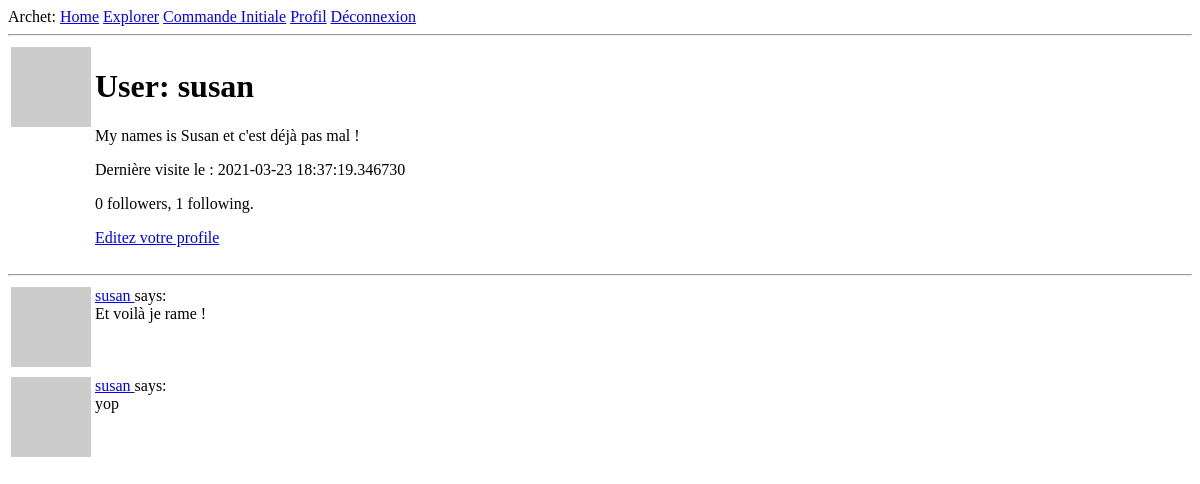
The page /user/susan (signed in) on the database as committed earlier.
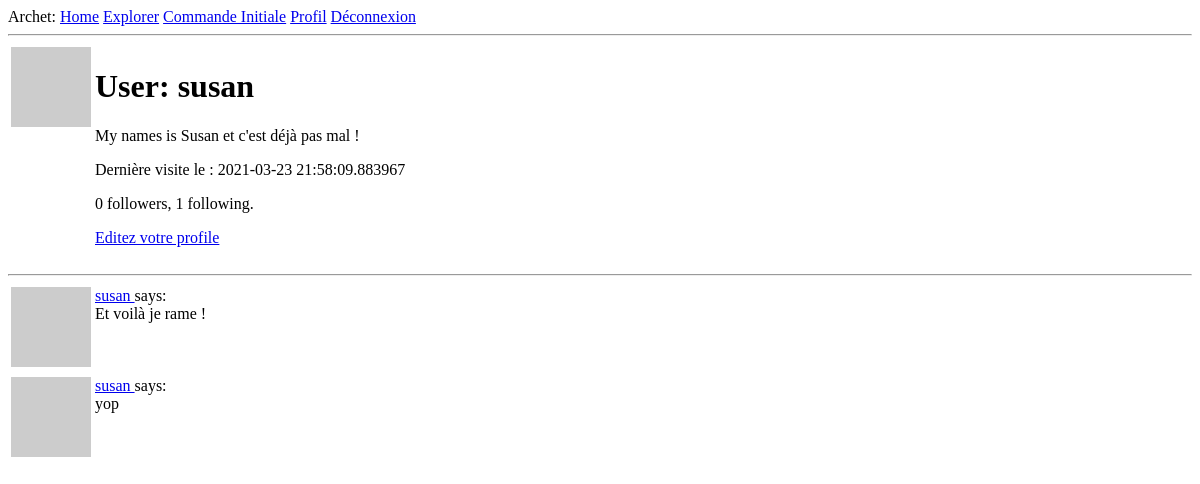
The same page on the database as committed later.
### app/models.py (models this page shows, shortened)
class User(UserMixin, db.Model):
    id = db.Column(db.Integer, primary_key=True)
    username = db.Column(db.String(64), index=True, unique=True)
    email = db.Column(db.String(120), index=True, unique=True)
    password_hash = db.Column(db.String(128))
    family_name = db.Column(db.String(128))
    surname = db.Column(db.String(128))
    member_num = db.Column(db.Integer)
    posts = db.relationship('Post', backref='author', lazy='dynamic')
    about_me = db.Column(db.String(140))
    last_seen = db.Column(db.DateTime, default=datetime.utcnow)
    followed = db.relationship(
        'User', secondary=followers,
        primaryjoin=(followers.c.follower_id == id),
        secondaryjoin=(followers.c.followed_id == id),
        backref=db.backref('followers', lazy='dynamic'), lazy='dynamic')
    def avatar(self, size):
        digest = md5(self.email.lower().encode('utf-8')).hexdigest()
        return 'https://www.gravatar.com/avatar/{}?d=retro&s={}'.format(
            digest, size)

### app/routes.py (the view)
@app.route('/user/<username>')
@login_required
def user(username):
    user = User.query.filter_by(username=username).first_or_404()
    page = request.args.get('page', 1, type=int)
    posts = user.posts.order_by(Post.timestamp.desc()).paginate(
        page, app.config['POSTS_PER_PAGE'], False)
    next_url = url_for('user', username=user.username, page=posts.next_num) \
        if posts.has_next else None
    prev_url = url_for('user', username=user.username, page=posts.prev_num) \
        if posts.has_prev else None
    form = EmptyForm()
    return render_template('user.html', user=user, posts=posts.items,
                           next_url=next_url, prev_url=prev_url, form=form)

### app/models.py (called while the page is built)
@login.user_loader
def load_user(id):
    return User.query.get(int(id))

### app/routes.py (called while the page is built)
@app.before_request
def before_request():
    if current_user.is_authenticated:
        current_user.last_seen = datetime.utcnow()
        db.session.commit()

### app/templates/user.html (shortened to what this page needs)
{% extends "base.html" %}
{% block content %}
    <table>
        <tr valign="top">
            <td><img src="{{ user.avatar(128) }}"></td>
            <td>
                <h1>User: {{ user.username }}</h1>
                {% if user.about_me %}<p>{{ user.about_me }}</p>{% endif %}
                {% if user.last_seen %}<p>Dernière visite le : {{ user.last_seen }}</p>{% endif %}
                <p>{{ user.followers.count() }} followers, {{ user.followed.count() }} following.</p>
                {% if user == current_user %}
                <p><a href="{{ url_for('edit_profile') }}">Editez votre profile</a></p>
                {% endif %}
            </td>
        </tr>
    </table>
    <hr>
    {% for post in posts %}
        {% include '_post.html' %}
    {% endfor %}
{% endblock %}

Rows that differ between the two databases and show on the page:
changed User "susan": last_seen "2021-03-23 18:37:19.346730" → "2021-03-23 21:58:09.883967"
